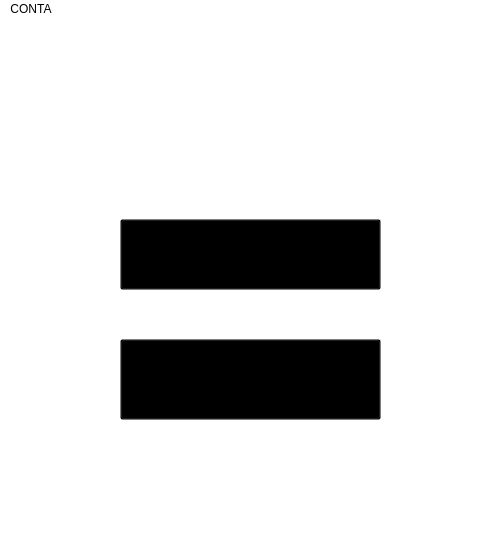
<?xml version="1.0" encoding="UTF-8"?>
<ui version="4.0">
 <class>MainWindow</class>
 <widget class="QMainWindow" name="MainWindow">
  <property name="windowModality">
   <enum>Qt::NonModal</enum>
  </property>
  <property name="geometry">
   <rect>
    <x>0</x>
    <y>0</y>
    <width>500</width>
    <height>539</height>
   </rect>
  </property>
  <property name="font">
   <font>
    <kerning>true</kerning>
   </font>
  </property>
  <property name="windowTitle">
   <string>Menu Cliente</string>
  </property>
  <property name="whatsThis">
   <string notr="true"/>
  </property>
  <property name="layoutDirection">
   <enum>Qt::LeftToRight</enum>
  </property>
  <property name="styleSheet">
   <string notr="true">background-color: rgb(255, 255, 255);</string>
  </property>
  <property name="toolButtonStyle">
   <enum>Qt::ToolButtonTextOnly</enum>
  </property>
  <widget class="QWidget" name="centralwidget">
   <widget class="QPushButton" name="pushButton">
    <property name="geometry">
     <rect>
      <x>120</x>
      <y>200</y>
      <width>261</width>
      <height>71</height>
     </rect>
    </property>
    <property name="font">
     <font>
      <pointsize>12</pointsize>
      <weight>50</weight>
      <bold>false</bold>
      <stylestrategy>PreferDefault</stylestrategy>
      <kerning>true</kerning>
     </font>
    </property>
    <property name="cursor">
     <cursorShape>OpenHandCursor</cursorShape>
    </property>
    <property name="focusPolicy">
     <enum>Qt::NoFocus</enum>
    </property>
    <property name="styleSheet">
     <string notr="true">background-color: transparent;
</string>
    </property>
    <property name="text">
     <string/>
    </property>
    <property name="checkable">
     <bool>false</bool>
    </property>
    <property name="autoRepeatDelay">
     <number>300</number>
    </property>
    <property name="default">
     <bool>false</bool>
    </property>
    <property name="flat">
     <bool>false</bool>
    </property>
   </widget>
   <widget class="QPushButton" name="pushButton_3">
    <property name="geometry">
     <rect>
      <x>120</x>
      <y>320</y>
      <width>261</width>
      <height>81</height>
     </rect>
    </property>
    <property name="font">
     <font>
      <pointsize>12</pointsize>
      <weight>75</weight>
      <bold>true</bold>
     </font>
    </property>
    <property name="cursor">
     <cursorShape>OpenHandCursor</cursorShape>
    </property>
    <property name="tabletTracking">
     <bool>true</bool>
    </property>
    <property name="styleSheet">
     <string notr="true">background-color: transparent;</string>
    </property>
    <property name="text">
     <string/>
    </property>
    <property name="checkable">
     <bool>true</bool>
    </property>
   </widget>
   <widget class="QLabel" name="label_2">
    <property name="geometry">
     <rect>
      <x>0</x>
      <y>0</y>
      <width>500</width>
      <height>500</height>
     </rect>
    </property>
    <property name="tabletTracking">
     <bool>false</bool>
    </property>
    <property name="focusPolicy">
     <enum>Qt::NoFocus</enum>
    </property>
    <property name="acceptDrops">
     <bool>false</bool>
    </property>
    <property name="text">
     <string/>
    </property>
    <property name="pixmap">
     <pixmap>D:/Users/Adriano/Dow/MENU INICIAL.png</pixmap>
    </property>
    <property name="scaledContents">
     <bool>true</bool>
    </property>
   </widget>
   <zorder>label_2</zorder>
   <zorder>pushButton</zorder>
   <zorder>pushButton_3</zorder>
  </widget>
  <widget class="QMenuBar" name="menubar">
   <property name="geometry">
    <rect>
     <x>0</x>
     <y>0</y>
     <width>500</width>
     <height>21</height>
    </rect>
   </property>
   <widget class="QMenu" name="menuCONTA">
    <property name="title">
     <string>CONTA</string>
    </property>
    <widget class="QMenu" name="menuConfigura_es">
     <property name="title">
      <string>Configurações</string>
     </property>
     <addaction name="Alterar_dados"/>
     <addaction name="separator"/>
     <addaction name="Desativar_Conta"/>
     <addaction name="separator"/>
    </widget>
    <addaction name="menuConfigura_es"/>
    <addaction name="separator"/>
    <addaction name="logout"/>
    <addaction name="separator"/>
   </widget>
   <addaction name="menuCONTA"/>
  </widget>
  <widget class="QStatusBar" name="statusbar"/>
  <action name="logout">
   <property name="text">
    <string>Sair</string>
   </property>
  </action>
  <action name="actionDesativar_Conta">
   <property name="text">
    <string>Desativar Conta</string>
   </property>
  </action>
  <action name="Alterar_dados">
   <property name="text">
    <string>Alterar Dados</string>
   </property>
   <property name="priority">
    <enum>QAction::NormalPriority</enum>
   </property>
  </action>
  <action name="Desativar_Conta">
   <property name="text">
    <string>Desativar Conta</string>
   </property>
  </action>
 </widget>
 <resources/>
 <connections/>
</ui>
